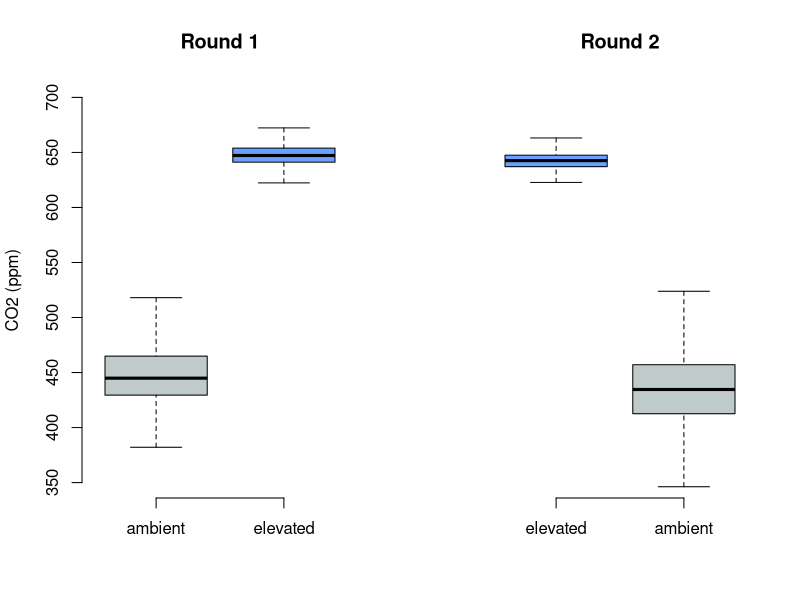
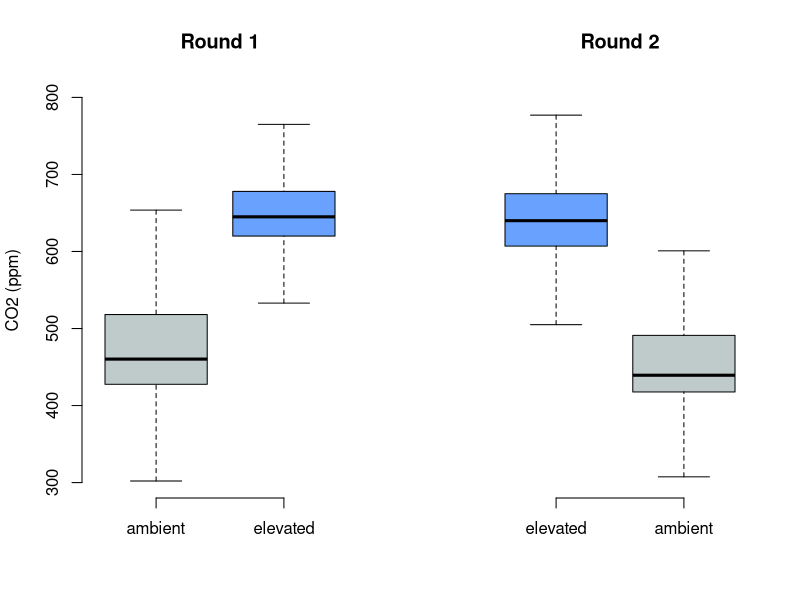

The R script that drew these images, in order:
## Bernauer et al. (in prep for SciReports) Elevated atmospheric CO2 has 
  ## inconsistent effects on pollen chemistry and plant growth across
  ## flowering plant species

# script to plot and analyze greenhouse CO2 logger data

library("tidyverse")

# Experiment 1
C1<-read.csv("CO2_log_exp1.csv")

r1 <- subset(C1, datenum > 6000 & datenum < 8000)
r2 <- subset(C1, datenum > 9500 & datenum < 11000)

par(mfcol = c(1,2))
boxplot(as.numeric(r1$co2_a), as.numeric(r1$co2_e), 
        outline = FALSE, col= c('#becbca', '#69a1ff'), 
        axes=FALSE, xlab="", ylab = "CO2 (ppm)", ylim = c(350,700))
axis(1, labels = c('ambient', 'elevated'), at = c(1,2))
axis(2)
title('Round 1')

boxplot(as.numeric(r2$co2_a), as.numeric(r2$co2_e), 
        outline = FALSE, col= c('#69a1ff', '#becbca'), 
        axes=FALSE, ann = FALSE, ylim = c(350,700))
axis(1, labels = c('elevated', 'ambient'), at = c(1,2))
title('Round 2')

dev.off()

#Experiment 2
#read in data from experiment 2
C2<-read.csv("CO2_log_exp2.csv")

# separate data by round
r1 <- C2 %>% filter(!is.na(Round.1)) # round 1 goes from Nov 17 2021 - Mar 18 2022
r2 <- C2 %>% filter(!is.na(Round.2)) # round 2 goes from Jan 20 2022 until end. 

# remove outliers as determined by +/- 1.5 IQR 
C2 <- C2 %>% filter(is.na(outliers))

# plot CO2 levels 
par(mfcol = c(1,2))
boxplot(as.numeric(r1$aco2), as.numeric(r1$eco2), 
        outline = FALSE, col= c('#becbca', '#69a1ff'), 
        axes=FALSE, xlab="", ylab = "CO2 (ppm)", 
        ylim = c(300,800))
axis(1, labels = c('ambient', 'elevated'), at = c(1,2))
axis(2)
title('Round 1')

boxplot(as.numeric(r2$eco2), as.numeric(r2$aco2), 
        outline = FALSE, col= c('#69a1ff', '#becbca'), 
        axes=FALSE, ann = FALSE, 
        ylim = c(300,800))
axis(1, labels = c('elevated', 'ambient'), at = c(1,2))
title('Round 2')

dev.off()

